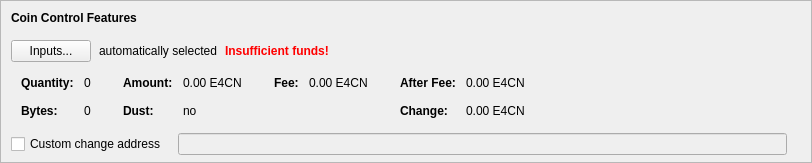
    <widget class="QFrame" name="frameCoinControl">
     <property name="sizePolicy">
      <sizepolicy hsizetype="Expanding" vsizetype="Expanding">
       <horstretch>0</horstretch>
       <verstretch>0</verstretch>
      </sizepolicy>
     </property>
     <property name="maximumSize">
      <size>
       <width>16777215</width>
       <height>16777215</height>
      </size>
     </property>
     <property name="frameShape">
      <enum>QFrame::StyledPanel</enum>
     </property>
     <property name="frameShadow">
      <enum>QFrame::Sunken</enum>
     </property>
     <layout class="QVBoxLayout" name="verticalLayoutCoinControl2">
      <property name="spacing">
       <number>0</number>
      </property>
      <property name="leftMargin">
       <number>0</number>
      </property>
      <property name="topMargin">
       <number>0</number>
      </property>
      <property name="rightMargin">
       <number>0</number>
      </property>
      <property name="bottomMargin">
       <number>6</number>
      </property>
      <item>
       <layout class="QVBoxLayout" name="verticalLayoutCoinControl" stretch="0,0,0,0,1">
        <property name="spacing">
         <number>0</number>
        </property>
        <property name="leftMargin">
         <number>10</number>
        </property>
        <property name="topMargin">
         <number>10</number>
        </property>
        <item>
         <layout class="QHBoxLayout" name="horizontalLayoutCoinControl1">
          <property name="bottomMargin">
           <number>15</number>
          </property>
          <item>
           <widget class="QLabel" name="labelCoinControlFeatures">
            <property name="sizePolicy">
             <sizepolicy hsizetype="Preferred" vsizetype="Maximum">
              <horstretch>0</horstretch>
              <verstretch>0</verstretch>
             </sizepolicy>
            </property>
            <property name="font">
             <font>
              <weight>75</weight>
              <bold>true</bold>
             </font>
            </property>
            <property name="styleSheet">
             <string notr="true">font-weight:bold;</string>
            </property>
            <property name="text">
             <string>Coin Control Features</string>
            </property>
           </widget>
          </item>
         </layout>
        </item>
        <item>
         <layout class="QHBoxLayout" name="horizontalLayoutCoinControl2" stretch="0,0,0,0">
          <property name="spacing">
           <number>8</number>
          </property>
          <property name="bottomMargin">
           <number>10</number>
          </property>
          <item>
           <widget class="QPushButton" name="pushButtonCoinControl">
            <property name="styleSheet">
             <string notr="true"/>
            </property>
            <property name="text">
             <string>Inputs...</string>
            </property>
            <property name="autoDefault">
             <bool>false</bool>
            </property>
           </widget>
          </item>
          <item>
           <widget class="QLabel" name="labelCoinControlAutomaticallySelected">
            <property name="text">
             <string>automatically selected</string>
            </property>
            <property name="margin">
             <number>5</number>
            </property>
           </widget>
          </item>
          <item>
           <widget class="QLabel" name="labelCoinControlInsuffFunds">
            <property name="font">
             <font>
              <weight>75</weight>
              <bold>true</bold>
             </font>
            </property>
            <property name="styleSheet">
             <string notr="true">color:red;font-weight:bold;</string>
            </property>
            <property name="text">
             <string>Insufficient funds!</string>
            </property>
            <property name="margin">
             <number>5</number>
            </property>
           </widget>
          </item>
          <item>
           <spacer name="horizontalSpacerCoinControl">
            <property name="orientation">
             <enum>Qt::Horizontal</enum>
            </property>
            <property name="sizeHint" stdset="0">
             <size>
              <width>40</width>
              <height>1</height>
             </size>
            </property>
           </spacer>
          </item>
         </layout>
        </item>
        <item>
         <widget class="QWidget" name="widgetCoinControl" native="true">
          <property name="sizePolicy">
           <sizepolicy hsizetype="Preferred" vsizetype="Preferred">
            <horstretch>0</horstretch>
            <verstretch>0</verstretch>
           </sizepolicy>
          </property>
          <property name="minimumSize">
           <size>
            <width>0</width>
            <height>0</height>
           </size>
          </property>
          <property name="styleSheet">
           <string notr="true"/>
          </property>
          <layout class="QHBoxLayout" name="horizontalLayoutCoinControl5">
           <property name="leftMargin">
            <number>0</number>
           </property>
           <property name="topMargin">
            <number>0</number>
           </property>
           <property name="rightMargin">
            <number>0</number>
           </property>
           <property name="bottomMargin">
            <number>0</number>
           </property>
           <item>
            <layout class="QHBoxLayout" name="horizontalLayoutCoinControl3" stretch="0,0,0,1">
             <property name="spacing">
              <number>20</number>
             </property>
             <property name="topMargin">
              <number>0</number>
             </property>
             <property name="bottomMargin">
              <number>10</number>
             </property>
             <item>
              <layout class="QFormLayout" name="formLayoutCoinControl1">
               <property name="horizontalSpacing">
                <number>10</number>
               </property>
               <property name="verticalSpacing">
                <number>14</number>
               </property>
               <property name="leftMargin">
                <number>10</number>
               </property>
               <property name="topMargin">
                <number>4</number>
               </property>
               <property name="rightMargin">
                <number>6</number>
               </property>
               <item row="0" column="0">
                <widget class="QLabel" name="labelCoinControlQuantityText">
                 <property name="font">
                  <font>
                   <weight>75</weight>
                   <bold>true</bold>
                  </font>
                 </property>
                 <property name="text">
                  <string>Quantity:</string>
                 </property>
                 <property name="margin">
                  <number>0</number>
                 </property>
                </widget>
               </item>
               <item row="0" column="1">
                <widget class="QLabel" name="labelCoinControlQuantity">
                 <property name="cursor">
                  <cursorShape>IBeamCursor</cursorShape>
                 </property>
                 <property name="contextMenuPolicy">
                  <enum>Qt::ActionsContextMenu</enum>
                 </property>
                 <property name="text">
                  <string notr="true">0</string>
                 </property>
                 <property name="margin">
                  <number>0</number>
                 </property>
                 <property name="textInteractionFlags">
                  <set>Qt::LinksAccessibleByMouse|Qt::TextSelectableByKeyboard|Qt::TextSelectableByMouse</set>
                 </property>
                </widget>
               </item>
               <item row="1" column="0">
                <widget class="QLabel" name="labelCoinControlBytesText">
                 <property name="font">
                  <font>
                   <weight>75</weight>
                   <bold>true</bold>
                  </font>
                 </property>
                 <property name="text">
                  <string>Bytes:</string>
                 </property>
                </widget>
               </item>
               <item row="1" column="1">
                <widget class="QLabel" name="labelCoinControlBytes">
                 <property name="cursor">
                  <cursorShape>IBeamCursor</cursorShape>
                 </property>
                 <property name="contextMenuPolicy">
                  <enum>Qt::ActionsContextMenu</enum>
                 </property>
                 <property name="text">
                  <string notr="true">0</string>
                 </property>
                 <property name="textInteractionFlags">
                  <set>Qt::LinksAccessibleByMouse|Qt::TextSelectableByKeyboard|Qt::TextSelectableByMouse</set>
                 </property>
                </widget>
               </item>
              </layout>
             </item>
             <item>
              <layout class="QFormLayout" name="formLayoutCoinControl2">
               <property name="horizontalSpacing">
                <number>10</number>
               </property>
               <property name="verticalSpacing">
                <number>14</number>
               </property>
               <property name="leftMargin">
                <number>6</number>
               </property>
               <property name="topMargin">
                <number>4</number>
               </property>
               <property name="rightMargin">
                <number>6</number>
               </property>
               <item row="0" column="0">
                <widget class="QLabel" name="labelCoinControlAmountText">
                 <property name="font">
                  <font>
                   <weight>75</weight>
                   <bold>true</bold>
                  </font>
                 </property>
                 <property name="text">
                  <string>Amount:</string>
                 </property>
                 <property name="margin">
                  <number>0</number>
                 </property>
                </widget>
               </item>
               <item row="0" column="1">
                <widget class="QLabel" name="labelCoinControlAmount">
                 <property name="cursor">
                  <cursorShape>IBeamCursor</cursorShape>
                 </property>
                 <property name="contextMenuPolicy">
                  <enum>Qt::ActionsContextMenu</enum>
                 </property>
                 <property name="text">
                  <string notr="true">0.00 E4CN</string>
                 </property>
                 <property name="textInteractionFlags">
                  <set>Qt::LinksAccessibleByMouse|Qt::TextSelectableByKeyboard|Qt::TextSelectableByMouse</set>
                 </property>
                </widget>
               </item>
               <item row="1" column="0">
                <widget class="QLabel" name="labelCoinControlLowOutputText">
                 <property name="font">
                  <font>
                   <weight>75</weight>
                   <bold>true</bold>
                  </font>
                 </property>
                 <property name="text">
                  <string>Dust:</string>
                 </property>
                </widget>
               </item>
               <item row="1" column="1">
                <widget class="QLabel" name="labelCoinControlLowOutput">
                 <property name="cursor">
                  <cursorShape>IBeamCursor</cursorShape>
                 </property>
                 <property name="contextMenuPolicy">
                  <enum>Qt::ActionsContextMenu</enum>
                 </property>
                 <property name="text">
                  <string notr="true">no</string>
                 </property>
                 <property name="textInteractionFlags">
                  <set>Qt::LinksAccessibleByMouse|Qt::TextSelectableByKeyboard|Qt::TextSelectableByMouse</set>
                 </property>
                </widget>
               </item>
              </layout>
             </item>
             <item>
              <layout class="QFormLayout" name="formLayoutCoinControl3">
               <property name="horizontalSpacing">
                <number>10</number>
               </property>
               <property name="verticalSpacing">
                <number>14</number>
               </property>
               <property name="leftMargin">
                <number>6</number>
               </property>
               <property name="topMargin">
                <number>4</number>
               </property>
               <property name="rightMargin">
                <number>6</number>
               </property>
               <item row="0" column="0">
                <widget class="QLabel" name="labelCoinControlFeeText">
                 <property name="font">
                  <font>
                   <weight>75</weight>
                   <bold>true</bold>
                  </font>
                 </property>
                 <property name="text">
                  <string>Fee:</string>
                 </property>
                 <property name="margin">
                  <number>0</number>
                 </property>
                </widget>
               </item>
               <item row="0" column="1">
                <widget class="QLabel" name="labelCoinControlFee">
                 <property name="cursor">
                  <cursorShape>IBeamCursor</cursorShape>
                 </property>
                 <property name="contextMenuPolicy">
                  <enum>Qt::ActionsContextMenu</enum>
                 </property>
                 <property name="text">
                  <string notr="true">0.00 E4CN</string>
                 </property>
                 <property name="textInteractionFlags">
                  <set>Qt::LinksAccessibleByMouse|Qt::TextSelectableByKeyboard|Qt::TextSelectableByMouse</set>
                 </property>
                </widget>
               </item>
              </layout>
             </item>
             <item>
              <layout class="QFormLayout" name="formLayoutCoinControl4">
               <property name="horizontalSpacing">
                <number>10</number>
               </property>
               <property name="verticalSpacing">
                <number>14</number>
               </property>
               <property name="leftMargin">
                <number>6</number>
               </property>
               <property name="topMargin">
                <number>4</number>
               </property>
               <property name="rightMargin">
                <number>6</number>
               </property>
               <item row="0" column="0">
                <widget class="QLabel" name="labelCoinControlAfterFeeText">
                 <property name="font">
                  <font>
                   <weight>75</weight>
                   <bold>true</bold>
                  </font>
                 </property>
                 <property name="text">
                  <string>After Fee:</string>
                 </property>
                 <property name="margin">
                  <number>0</number>
                 </property>
                </widget>
               </item>
               <item row="0" column="1">
                <widget class="QLabel" name="labelCoinControlAfterFee">
                 <property name="cursor">
                  <cursorShape>IBeamCursor</cursorShape>
                 </property>
                 <property name="contextMenuPolicy">
                  <enum>Qt::ActionsContextMenu</enum>
                 </property>
                 <property name="text">
                  <string notr="true">0.00 E4CN</string>
                 </property>
                 <property name="textInteractionFlags">
                  <set>Qt::LinksAccessibleByMouse|Qt::TextSelectableByKeyboard|Qt::TextSelectableByMouse</set>
                 </property>
                </widget>
               </item>
               <item row="1" column="0">
                <widget class="QLabel" name="labelCoinControlChangeText">
                 <property name="font">
                  <font>
                   <weight>75</weight>
                   <bold>true</bold>
                  </font>
                 </property>
                 <property name="text">
                  <string>Change:</string>
                 </property>
                </widget>
               </item>
               <item row="1" column="1">
                <widget class="QLabel" name="labelCoinControlChange">
                 <property name="cursor">
                  <cursorShape>IBeamCursor</cursorShape>
                 </property>
                 <property name="contextMenuPolicy">
                  <enum>Qt::ActionsContextMenu</enum>
                 </property>
                 <property name="text">
                  <string notr="true">0.00 E4CN</string>
                 </property>
                 <property name="textInteractionFlags">
                  <set>Qt::LinksAccessibleByMouse|Qt::TextSelectableByKeyboard|Qt::TextSelectableByMouse</set>
                 </property>
                </widget>
               </item>
              </layout>
             </item>
            </layout>
           </item>
          </layout>
         </widget>
        </item>
        <item>
         <layout class="QHBoxLayout" name="horizontalLayoutCoinControl4" stretch="0,0,0">
          <property name="spacing">
           <number>12</number>
          </property>
          <property name="sizeConstraint">
           <enum>QLayout::SetDefaultConstraint</enum>
          </property>
          <property name="topMargin">
           <number>5</number>
          </property>
          <property name="rightMargin">
           <number>5</number>
          </property>
          <item>
           <widget class="QCheckBox" name="checkBoxCoinControlChange">
            <property name="toolTip">
             <string>If this is activated, but the change address is empty or invalid, change will be sent to a newly generated address.</string>
            </property>
            <property name="text">
             <string>Custom change address</string>
            </property>
           </widget>
          </item>
          <item>
           <widget class="QValidatedLineEdit" name="lineEditCoinControlChange">
            <property name="enabled">
             <bool>false</bool>
            </property>
            <property name="sizePolicy">
             <sizepolicy hsizetype="Expanding" vsizetype="Fixed">
              <horstretch>0</horstretch>
              <verstretch>0</verstretch>
             </sizepolicy>
            </property>
           </widget>
          </item>
          <item>
           <widget class="QLabel" name="labelCoinControlChangeLabel">
            <property name="sizePolicy">
             <sizepolicy hsizetype="Preferred" vsizetype="Expanding">
              <horstretch>0</horstretch>
              <verstretch>0</verstretch>
             </sizepolicy>
            </property>
            <property name="minimumSize">
             <size>
              <width>0</width>
              <height>0</height>
             </size>
            </property>
            <property name="text">
             <string/>
            </property>
            <property name="margin">
             <number>3</number>
            </property>
           </widget>
          </item>
         </layout>
        </item>
        <item>
         <spacer name="verticalSpacerCoinControl">
          <property name="orientation">
           <enum>Qt::Vertical</enum>
          </property>
          <property name="sizeHint" stdset="0">
           <size>
            <width>800</width>
            <height>1</height>
           </size>
          </property>
         </spacer>
        </item>
       </layout>
      </item>
     </layout>
    </widget>
